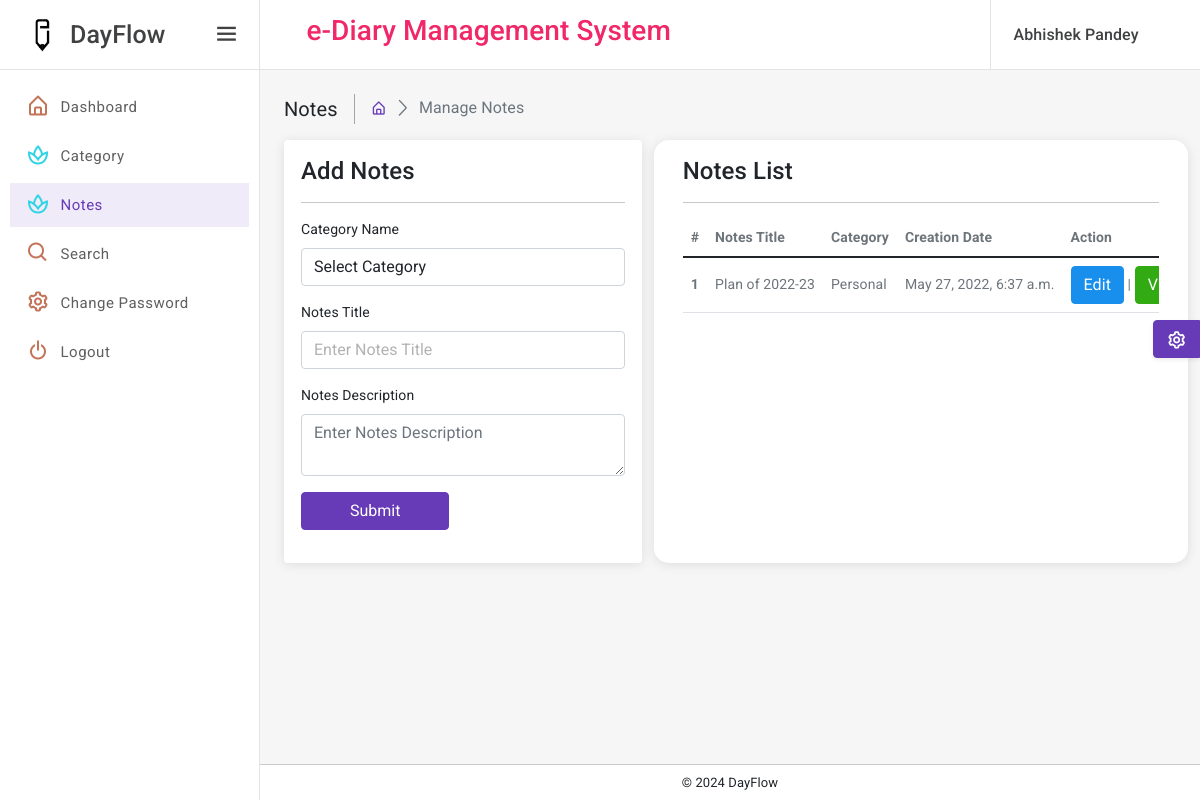
/manageNotes (signed in), run on the app's committed database.
### eDiary/models.py (models this page shows, shortened)
class Notes(models.Model):
    signup = models.ForeignKey(Signup, on_delete=models.CASCADE, null=True)
    category = models.ForeignKey(Category, on_delete=models.CASCADE, null=True)
    noteTitle = models.CharField(max_length=150, null=True)
    noteDescription = models.CharField(max_length=250, null=True)
    CreationDate = models.DateTimeField(auto_now_add=True)

class Category(models.Model):
    signup = models.ForeignKey(Signup, on_delete=models.CASCADE, null=True)
    categoryName = models.CharField(max_length=150, null=True)
    CreationDate = models.DateTimeField(auto_now_add=True)

### eDiary/views.py (the view, shortened to what this page needs)
# urls.py: path('manageNotes', manageNotes, name='manageNotes'),
def manageNotes(request):
    if not request.user.is_authenticated:
        return redirect('user_login')
    user = User.objects.get(id=request.user.id)
    signup = Signup.objects.get(user=user)
    category = Category.objects.filter(signup=signup)
    notes = Notes.objects.filter(Q(category__in=category))
    return render(request, 'manageNotes.html', locals())

### eDiary/templates/manageNotes.html (shortened to what this page needs)
{% extends 'userbase.html' %} {% load static %} {% block main %}
<div class="page-wrapper">
  <div class="page-content-wrapper">
    <div class="page-content">
      <div class="page-breadcrumb d-none d-sm-flex align-items-center mb-3">
        <div class="breadcrumb-title pe-3">Notes</div>
        <div class="ps-3">
          <nav aria-label="breadcrumb">
            <ol class="breadcrumb mb-0 p-0">
              <li class="breadcrumb-item">
                <a href="{% url 'user_home' %}"
                  ><i class="bx bx-home-alt"></i
                ></a>
              </li>
              <li class="breadcrumb-item active" aria-current="page">
                Manage Notes
              </li>
            </ol>
          </nav>
        </div>
      </div>
      <div class="row">
        <div class="radius-15 col-xl-5 mx-auto">
          <div class="card">
            <div class="card-body">
              <div class="card-title">
                <h4 class="mb-0">Add Notes</h4>
              </div>
              <hr />
              <form method="post">
                <div class="mb-3">
                  <label class="form-label">Category Name</label>
                  <select name="category" class="form-control" required>
                    <option value="">Select Category</option>
                  </select>
                </div>
                <div class="mb-3">
                  <label class="form-label">Notes Title</label>
                  <input
                    type="text"
                    name="noteTitle"
                    placeholder="Enter Notes Title"
                    class="form-control"
                    required
                  />
                </div>
                <div class="mb-3">
                  <label class="form-label">Notes Description</label>
                  <textarea
                    name="noteDescription"
                    placeholder="Enter Notes Description"
                    class="form-control"
                    required
                  ></textarea>
                </div>
                <div class="mb-3">
                  <button type="submit" class="btn btn-primary px-5">
                    Submit
                  </button>
                </div>
              </form>
            </div>
          </div>
        </div>
        <div class="card radius-15 col-xl-7">
          <div class="card-body">
            <div class="card-title">
              <h4 class="mb-0">Notes List</h4>
            </div>
            <hr />
            <div class="table-responsive">
              <table class="table mb-0">
                <thead>
                  <tr>
                    <th scope="col">#</th>
                    <th scope="col">Notes Title</th>
                    <th scope="col">Category</th>
                    <th scope="col">Creation Date</th>
                    <th scope="col">Action</th>
                  </tr>
                </thead>
                <tbody>
                  {% for i in notes %}
                  <tr>
                    <th scope="row">{{forloop.counter}}</th>
                    <td>{{i.noteTitle}}</td>
                    <td>{{i.category.categoryName}}</td>
                    <td>{{i.CreationDate}}</td>
                    <td>
                      <a href="{% url 'editNotes' i.id %}" class="btn btn-info"
                        >Edit</a
                      >
                      |
                      <a
                        href="{% url 'viewNotes' i.id %}"
                        class="btn btn-success"
                        >View</a
                      >
                    </td>
                  </tr>
                  {% endfor %}
                </tbody>
              </table>
            </div>
          </div>
        </div>
      </div>
    </div>
  </div>
</div>
 {% endblock %}

### eDiary/templates/userbase.html (shortened to what this page needs)
{% load static %}
<!DOCTYPE html>
<html lang="en">
  <head>
    <link
      href="{% static 'assets/plugins/vectormap/jquery-jvectormap-2.0.2.css' %}"
      rel="stylesheet"
    />
    <link
      href="{% static 'assets/plugins/simplebar/css/simplebar.css' %}"
      rel="stylesheet"
    />
    <link
      href="{% static 'assets/plugins/perfect-scrollbar/css/perfect-scrollbar.css' %}"
      rel="stylesheet"
    />
    <link
      href="{% static 'assets/plugins/metismenu/css/metisMenu.min.css' %}"
      rel="stylesheet"
    />
    <link href="{% static 'assets/css/pace.min.css' %}" rel="stylesheet" />
    <link rel="stylesheet" href="{% static 'assets/css/bootstrap.min.css' %}" />
    <link rel="stylesheet" href="{% static 'assets/css/icons.css' %}" />
    <link rel="stylesheet" href="{% static 'assets/css/app.css' %}" />
    <link rel="stylesheet" href="{% static 'assets/css/dark-sidebar.css' %}" />
    <link rel="stylesheet" href="{% static 'assets/css/dark-theme.css' %}" />
  </head>
  <body>
    <div class="wrapper">
      <div class="sidebar-wrapper" data-simplebar="true">
        <div class="sidebar-header">
          <div class="">
            <img
              src="{% static 'assets/images/logo.jpeg' %}"
              class="logo-icon-2"
              alt=""
            />
          </div>
          <div>
            <h4 class="logo-text">DayFlow</h4>
          </div>
          <a href="javascript:;" class="toggle-btn ms-auto">
            <i class="bx bx-menu"></i>
          </a>
        </div>
        <ul class="metismenu" id="menu">
          <li>
            <a href="{% url 'user_home' %}">
              <div class="parent-icon icon-color-8">
                <i class="bx bx-home-alt"></i>
              </div>
              <div class="menu-title">Dashboard</div>
            </a>
          </li>
          <li>
            <a href="{% url 'manageCategory' %}">
              <div class="parent-icon icon-color-10">
                <i class="bx bx-spa"></i>
              </div>
              <div class="menu-title">Category</div>
            </a>
                      </li>
          <li>
            <a href="{% url 'manageNotes' %}">
              <div class="parent-icon icon-color-10">
                <i class="bx bx-spa"></i>
              </div>
              <div class="menu-title">Notes</div>
            </a>
          </li>
          <li>
            <a href="{% url 'searchNotes' %}">
              <div class="parent-icon icon-color-8">
                <i class="bx bx-search"></i>
              </div>
              <div class="menu-title">Search</div>
            </a>
          </li>
          <li>
            <a href="{% url 'changePassword' %}">
              <div class="parent-icon icon-color-8">
                <i class="bx bx-cog"></i>
              </div>
              <div class="menu-title">Change Password</div>
            </a>
          </li>
          <li>
            <a href="/logout">
              <div class="parent-icon icon-color-8">
                <i class="bx bx-power-off"></i>
              </div>
              <div class="menu-title">Logout</div>
            </a>
          </li>
        </ul>
      </div>
      <header class="top-header">
        <nav class="navbar navbar-expand">
          <div class="flex-grow-1 search-bar">
            <div class="input-group">
              <center>
                <h3 class="text-danger">e-Diary Management System</h3>
              </center>
            </div>
          </div>
          <div class="right-topbar ms-auto">
            <ul class="navbar-nav">
              <li class="nav-item dropdown dropdown-user-profile">
                <a
                  class="nav-link dropdown-toggle dropdown-toggle-nocaret"
                  href="javascript:;"
                  data-bs-toggle="dropdown"
                >
                  <div class="d-flex user-box align-items-center">
                    <div class="user-info">
                      <p class="user-name mb-0">
                        {{request.user.first_name}} {{request.user.last_name}}
                      </p>
                    </div>
                  </div>
                </a>
              </li>
            </ul>
          </div>
        </nav>
      </header>
      {% block main %} {% endblock %}
      <div class="footer">
        <p class="mb-0">
          &copy;
          DayFlow
        </p>
      </div>
    </div>
    <div class="switcher-body">
      <button
        class="btn btn-primary btn-switcher shadow-sm"
        type="button"
        data-bs-toggle="offcanvas"
        data-bs-target="#offcanvasScrolling"
        aria-controls="offcanvasScrolling"
      >
        <i class="bx bx-cog bx-spin"></i>
      </button>
    </div>
  </body>
</html>

### data on the page
Notes: noteTitle "Plan of 2022-23", category.categoryName "Personal", CreationDate "May 27, 2022, 6:37 a.m."

### other printed values
{{ request.user.first_name }} "Abhishek"
{{ request.user.last_name }} "Pandey"
